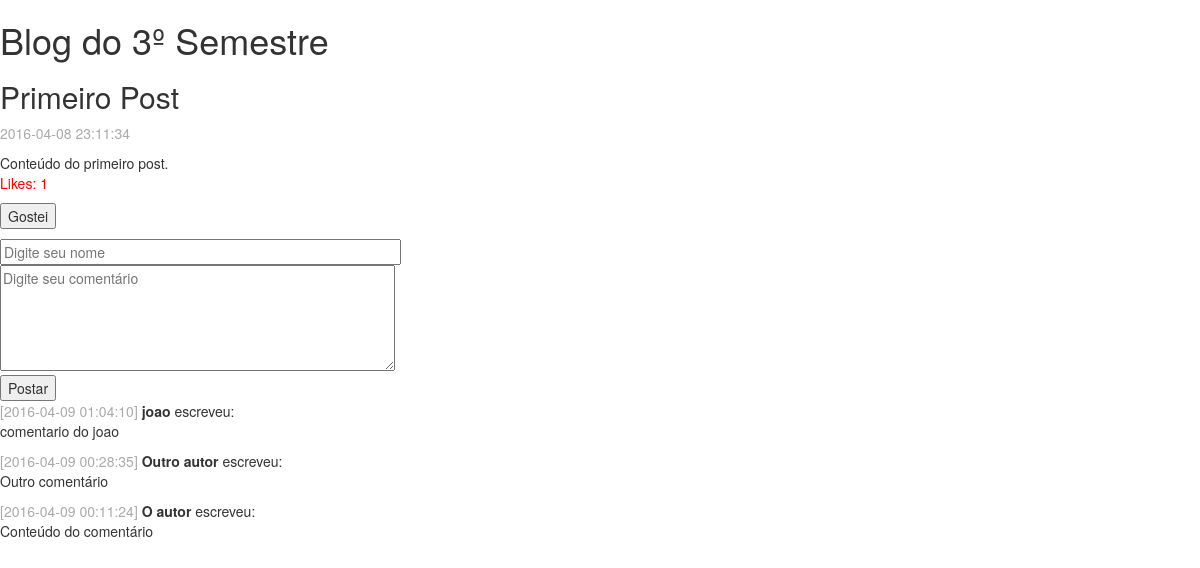
The page / on the database its author committed.
### tables this page shows
CREATE TABLE IF NOT EXISTS `post` (
  `id` int(11) NOT NULL AUTO_INCREMENT,
  `titulo` varchar(256) NOT NULL,
  `conteudo` varchar(2048) NOT NULL,
  `datahora` timestamp NOT NULL DEFAULT CURRENT_TIMESTAMP,
  `likes` int(11) NOT NULL DEFAULT '0',
  PRIMARY KEY (`id`),
  KEY `titulo` (`titulo`(255))
);

CREATE TABLE IF NOT EXISTS `comentario` (
  `id` int(11) NOT NULL AUTO_INCREMENT,
  `conteudo` varchar(256) NOT NULL,
  `autor` varchar(32) NOT NULL,
  `datahora` timestamp NOT NULL DEFAULT CURRENT_TIMESTAMP,
  `post_id` int(11) NOT NULL,
  PRIMARY KEY (`id`),
  KEY `post_id` (`post_id`)
);

### index.php (the view, shortened to what this page needs)
<!DOCTYPE html>
<html>
	<head>
		<link rel="stylesheet" href="https://maxcdn.bootstrapcdn.com/bootstrap/3.3.6/css/bootstrap.min.css">
	</head>
	<body>
		<h1>Blog do 3º Semestre</h1>
		<?php
			include "conectar.php";
			$sql = "SELECT * FROM post ORDER BY datahora DESC";
			$res = mysqli_query($con, $sql);
			$linhas = mysqli_num_rows($res);
			for ($i = 0; $i < $linhas; $i++)
			{
				$dados = mysqli_fetch_row($res);
				$post_id = $dados[0];
				$titulo = $dados[1];
				$conteudo = $dados[2];
				$datahora = $dados[3];
				$likes = $dados[4];
				?>
				<div>
					<h2><?=$titulo?></h2>
					<p style="color:#aaa">
						<?=$datahora?>
					</p>
					<?=$conteudo?>
					<p style="color:#f00">
						Likes: <?=$likes?>
						<form action="likes.php" method="POST">
							<input type="submit" value="Gostei"/>
						</form>
					</p>
					<div id="comentarios">
						<form action="comentar.php?post_id=<?=$post_id?>" method="POST">
							<input type="text" name="autor" size="50"
								placeholder="Digite seu nome"/>
							<br/>
							<textarea name="conteudo"
								rows="5" cols="50"
								placeholder="Digite seu comentário"></textarea>
							<br/>
							<input type="submit" value="Postar"/>
						</form>
						<?php
						$sql = "SELECT * FROM comentario " .
								"WHERE post_id=$post_id " .
								"ORDER BY datahora DESC";
						$comentarios = mysqli_query($con, $sql);
						$num_coment = mysqli_num_rows($comentarios);
						for ($j = 0; $j < $num_coment; $j++)
						{
							$dados = mysqli_fetch_row($comentarios);
							$conteudo = $dados[1];
							$autor = $dados[2];
							$datahora = $dados[3];
							?>
							<div>
								<span style="color:#aaa">
									[<?=$datahora?>]
								</span>
								<span style="font-weight:bold">
									<?=$autor?>
								</span>
								escreveu:
								<p><?=$conteudo?></p>
							</div>
							<?php
						}
						?>
					</div>
				</div>
				<?php
			}
		?>
	</body>
</html>

### rows shown on the page
post: titulo "Primeiro Post", datahora "2016-04-08 23:11:34", conteudo "Conteúdo do primeiro post.", likes "1"
comentario: datahora "2016-04-09 01:04:10", autor "joao", conteudo "comentario do joao"
comentario: datahora "2016-04-09 00:28:35", autor "Outro autor", conteudo "Outro comentário"
comentario: datahora "2016-04-09 00:11:24", autor "O autor", conteudo "Conteúdo do comentário"
